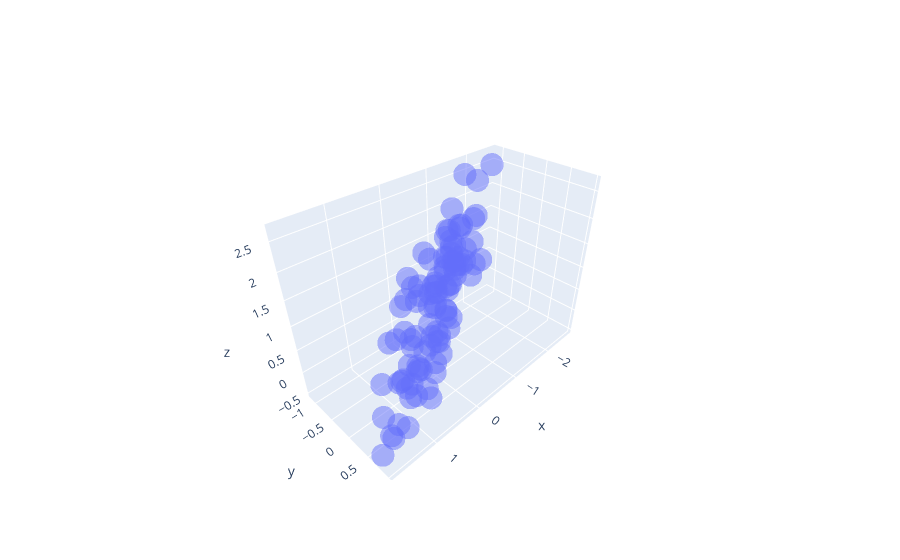

Notebook code for this chart:
### Code cell
# Plot our data
import plotly.graph_objects as go
fig = go.Figure(data=[go.Scatter3d(x=x, y=y, z=z,mode='markers', marker=dict(size=8,opacity=0.5), name="data" )])
fig.update_layout( xaxis_title="x", yaxis_title="y", yaxis = dict(scaleanchor = "x",scaleratio = 1) )
fig.show()
